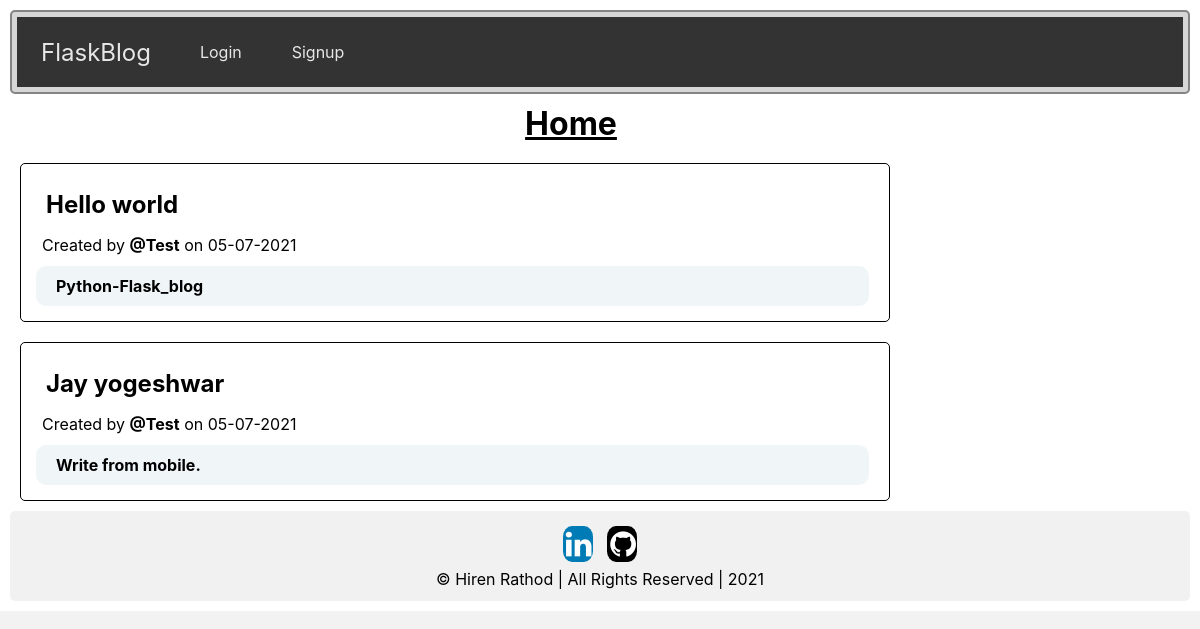
Page /home on the earlier database version.
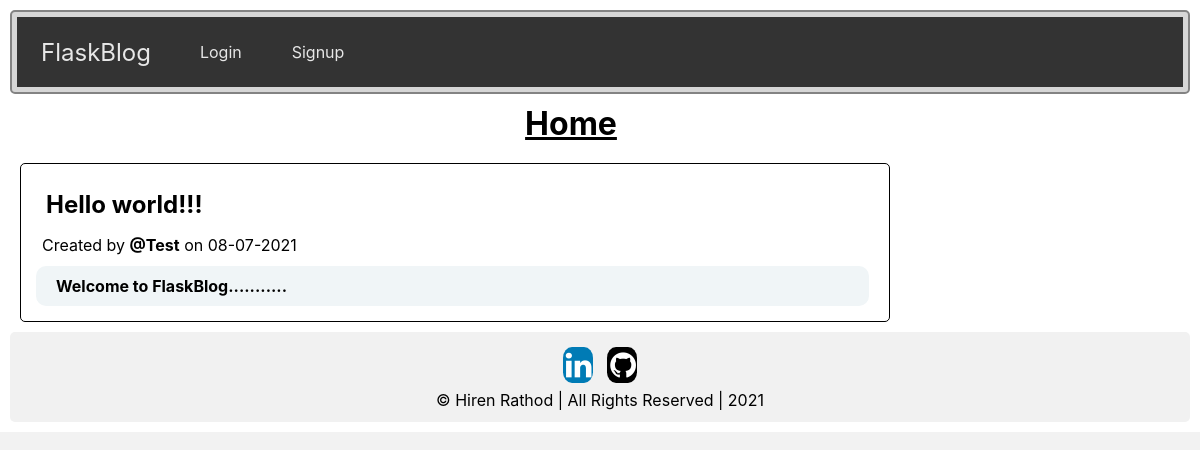
Same page on the later database version.
### website/models.py (models this page shows)
class Post(db.Model):
    id = db.Column(db.Integer, primary_key=True)
    title = db.Column(db.String(100), nullable= False)
    content = db.Column(db.String(5000), nullable= False)
    created = db.Column(db.DateTime, default=datetime.now())
    user_id = db.Column(db.Integer, db.ForeignKey('user.id'), nullable= False)

class User(db.Model,UserMixin) :
    id = db.Column(db.Integer, primary_key= True)
    name = db.Column(db.String(150), nullable= False)
    email = db.Column(db.String(150), unique= True, nullable= False)
    password = db.Column(db.String(150), nullable= False)
    posts = db.relationship('Post', backref= 'author')

### website/views.py (the view)
@views.route('/')
@views.route('/home')
def home():
    posts = Post.query.order_by(Post.created.desc()).all()
    return render_template('home.html',posts = posts,user=current_user)

### website/templates/home.html (shortened to what this page needs)
{% extends "base.html" %}
{% block header %}
<a href="{{ url_for('views.home') }}">
  <h1 style="text-align: center; width:75%; margin-left: 10%;">
    {% block title %}Home{% endblock %}
  </h1>
</a>
{% endblock %}
{% block content %}
{% for post in posts %}
<div class="row">
  <div class="leftcolumn">
    <div class="card">
      <a href="{{ url_for('views.post', id=post.id) }}">
        <h2>{{ post.title.capitalize() }}</h2>
      </a>
      <p>Created by <strong>@{{ post.author.name.capitalize() }}</strong> on {{ post.created.strftime('%d-%m-%Y') }}</p>
      <h4 class="content">
        {{ post.content }}
      </h4>
    </div>
  </div>
</div>
{% endfor %}
<div class="footer">
  <a href="https://in.linkedin.com/in/hiren-rathod-1b20991b6" class="fa fa-linkedin" target="blank"></a>
  <a href="https://github.com/hiren054" class="fa fa-github" target="blank"></a>
  <p>&copy Hiren Rathod | All Rights Reserved | 2021</p>
</div>
{% endblock %}

Differences in the rows shown:
removed Post: title "Hello world", author.name "Test", created "05-07-2021", content "Python-Flask_blog"
removed Post: title "Jay yogeshwar", author.name "Test", created "05-07-2021", content "Write from mobile."
added Post: title "Hello world!!!", author.name "Test", created "08-07-2021", content "Welcome to FlaskBlog..........."
